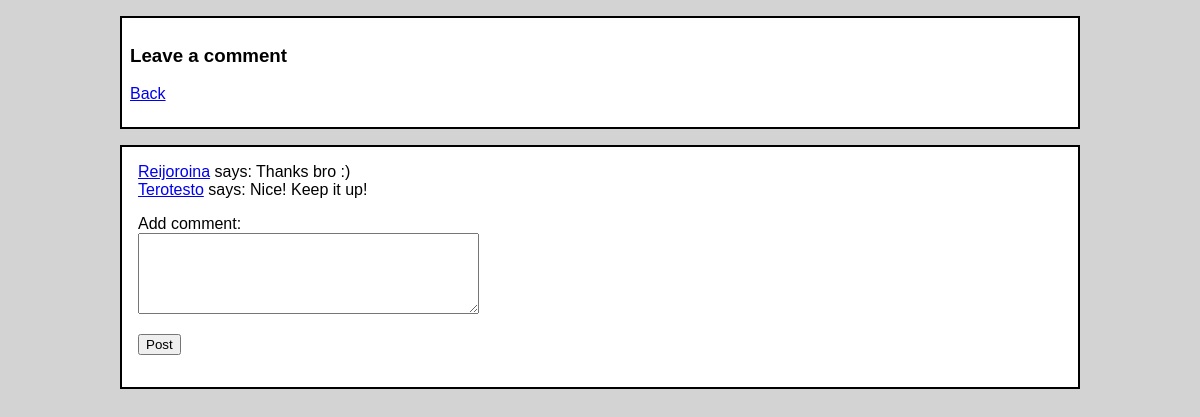
Screenshot of /comments/1 (signed in) with the database file from the repository.
### tables this page shows
CREATE TABLE comments (
    id INTEGER PRIMARY KEY,
    exercise_id INTEGER REFERENCES exercises ON DELETE CASCADE,
    user_id INTEGER REFERENCES users ON DELETE CASCADE,
    comment_text TEXT,
    created_date TEXT
);

CREATE TABLE users (
    id INTEGER PRIMARY KEY,
    username TEXT UNIQUE,
    password_hash TEXT,
    default_public INTEGER,
    created TEXT,
    user_exercise_count INTEGER,
    user_comment_count INTEGER
);

### app.py (the view, shortened to what this page needs)
@app.route("/comments/<int:exercise_id>", methods=["GET", "POST"])
def comments(exercise_id):
    require_login()
    exercise = data.get_exercise(exercise_id)
    comments_list = data.get_comments(exercise_id)
    user_id = session["user_id"]
    count = int(exercise["comment_count"])
    if request.method == "GET":
        return render_template("comments.html", exercise=exercise, comments=comments_list)

### app.py (called while the page is built)
def require_login():
    if "user_id" not in session:
        abort(403)

### data.py (called while the page is built)
def get_exercise(id):
    sql = """
    SELECT id, user_id, exercise_type_id, exercise_weight, exercise_date, note, comment_count FROM exercises WHERE id = ?
    """
    return db.query(sql, [id])[0]

def get_comments(exercise_id):
    sql = """
    SELECT user_id, username, comment_text, created_date FROM users, comments
    WHERE comments.user_id = users.id AND comments.exercise_id =? ORDER BY created_date DESC
    """
    params = [exercise_id]
    return db.query(sql, params)

### db.py (called while the page is built)
def get_connection():
    con = sqlite3.connect("database.db", timeout=2)
    con.execute("PRAGMA foreign_keys = ON")
    con.row_factory = sqlite3.Row
    return con

def query(sql, params=[]):
    con = get_connection()
    result = con.execute(sql, params).fetchall()
    con.close()
    return result

### Templates/comments.html (shortened to what this page needs)
<!DOCTYPE html>
<html>
<head>
  <link rel="stylesheet" href="/static/main.css">
</head>
<body>   <div class="nav">
  <h3>Leave a comment</h3><a href="/">Back</a></p></div>
  <div class="content">
  {% for c in comments %}
  <a href="/user_page/{{c.user_id}}">{{ c.username }}</a> says:
  {{ c.comment_text }}
  <br>
  {% endfor %}
 <form action="/comments/{{ exercise.id }}" method="post">
    <p>
      <label for="note">Add comment:</label><br />
      <textarea name="comment" rows="5" cols="40"></textarea>
    </p>
    <input type="submit" value="Post" />
  </form>
  <p></div>
</body>
</html>

### static/main.css (style rules this page uses)
body { margin: auto; font-family: sans-serif; background-color: lightgrey; max-width: 80%; padding: 0em; }
.content { background-color: white; border: 2px solid black; padding: 1em; margin: 1.5em 2; }
.nav { background-color: white; border: 2px solid black; padding: 0.5em; margin: 1em 0; }

### rows the page displays
comments: username "Reijoroina", comment_text "Thanks bro :)"
comments: username "Terotesto", comment_text "Nice! Keep it up!"
